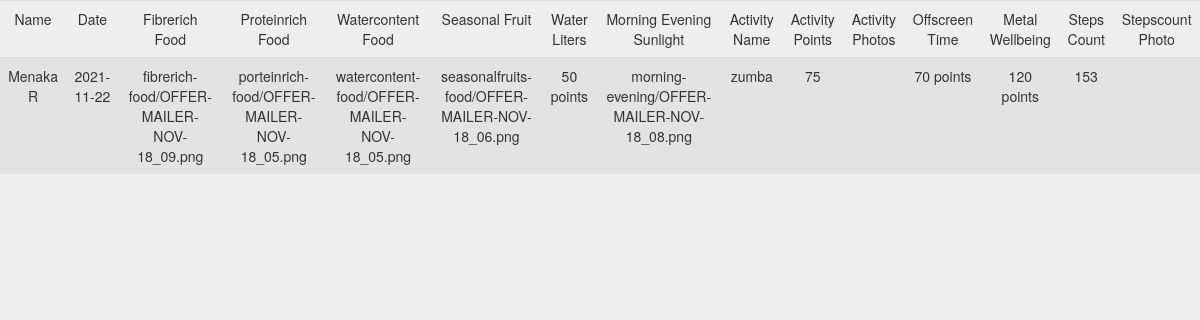
Screenshot of /viewdatabase.php with the database file from the repository.
### tables this page shows
CREATE TABLE `user` (
  `id` int(11) NOT NULL,
  `email` varchar(1000) NOT NULL,
  `name` varchar(1000) NOT NULL,
  `today_date` varchar(1000) NOT NULL,
  `fibrerich_food` varchar(1000) NOT NULL,
  `porteinrich_food` varchar(1000) NOT NULL,
  `watercontent_food` varchar(1000) NOT NULL,
  `seasonal_fruits` varchar(1000) NOT NULL,
  `water_litres` varchar(1000) NOT NULL,
  `morning_evening_sunlight` varchar(1000) NOT NULL,
  `activity_name` varchar(1000) NOT NULL,
  `activity_points` varchar(1000) NOT NULL,
  `photo_activity` varchar(1000) NOT NULL,
  `offscreen_time` varchar(1000) NOT NULL,
  `metal_wellbeing` varchar(1000) NOT NULL,
  `steps_count` varchar(1000) NOT NULL,
  `steps_image` varchar(1000) NOT NULL
);

### viewdatabase.php (the view, shortened to what this page needs)
<?php
$url='localhost';
$username='root';
$password='';
$conn=mysqli_connect($url,$username,$password,"kyarefitting_aa_form");
$result = mysqli_query($conn,"SELECT * FROM user");
?>
<!DOCTYPE html>
<html>
 <head>
    <link rel="stylesheet" type="text/css" href="https://maxcdn.bootstrapcdn.com/bootstrap/3.3.6/css/bootstrap.min.css">
 </head>
<body>
<?php
if (mysqli_num_rows($result) > 0) {
?>
<div class="table-responsive">
  <table id="myTable" class="display table" width="100%">
  <tr>
    <td>Name</td>
    <td>Date</td>
    <td>Fibrerich Food</td>
    <td>Proteinrich Food</td>
    <td>Watercontent Food</td>
    <td>Seasonal Fruit</td>
    <td>Water Liters</td>
    <td>Morning Evening Sunlight</td>
    <td>Activity Name</td>
    <td>Activity Points</td>
    <td>Activity Photos</td>
    <td>Offscreen Time</td>
    <td>Metal Wellbeing</td>
    <td>Steps Count</td>
    <td>Stepscount Photo</td>
  </tr>
<?php
while($row = mysqli_fetch_array($result)) {
?>
<tr>
    <td><?php echo $row["name"]; ?></td>
    <td><?php echo $row["today_date"]; ?></td>
    <td><?php echo $row["fibrerich_food"]; ?></td>
    <td><?php echo $row["porteinrich_food"]; ?></td>
    <td><?php echo $row["watercontent_food"]; ?></td>
    <td><?php echo $row["seasonal_fruits"]; ?></td>
    <td><?php echo $row["water_litres"]; ?></td>
    <td><?php echo $row["morning_evening_sunlight"]; ?></td>
    <td><?php echo $row["activity_name"]; ?></td>
    <td><?php echo $row["activity_points"]; ?></td>
    <td><?php echo $row["activity_photos"]; ?></td>
    <td><?php echo $row["offscreen_time"]; ?></td>
    <td><?php echo $row["metal_wellbeing"]; ?></td>
    <td><?php echo $row["steps_count"]; ?></td>
    <td><?php echo $row["stepscount_photo"]; ?></td>
</tr>
<?php
}
?>
</table>
</div>
 <?php
}
else{
    echo "No result found";
}
?>
 </body>
</html>

### viewdatabase.php (style rules this page uses)
body { background-color: #eee; }
table th , table td { text-align: center; }
table tr:nth-child(even) { background-color: #e4e3e3 }

### rows the page displays
user: name "Menaka R", today_date "2021-11-22", fibrerich_food "fibrerich-food/OFFER-MAILER-NOV-18_09.png", porteinrich_food "porteinrich-food/OFFER-MAILER-NOV-18_05.png", watercontent_food "watercontent-food/OFFER-MAILER-NOV-18_05.png", seasonal_fruits "seasonalfruits-food/OFFER-MAILER-NOV-18_06.png", water_litres "50 points", morning_evening_sunlight "morning-evening/OFFER-MAILER-NOV-18_08.png", activity_name "zumba", activity_points "75", offscreen_time "70 points", metal_wellbeing "120 points", steps_count "153"
